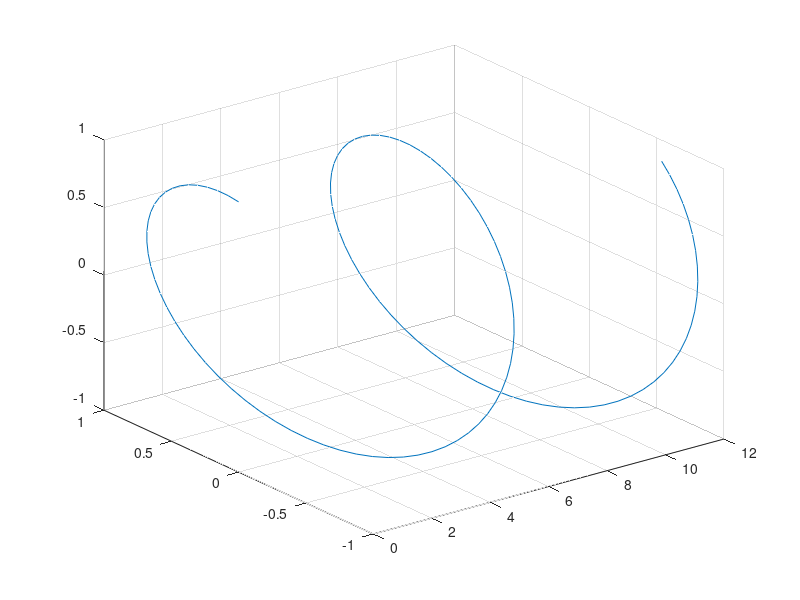
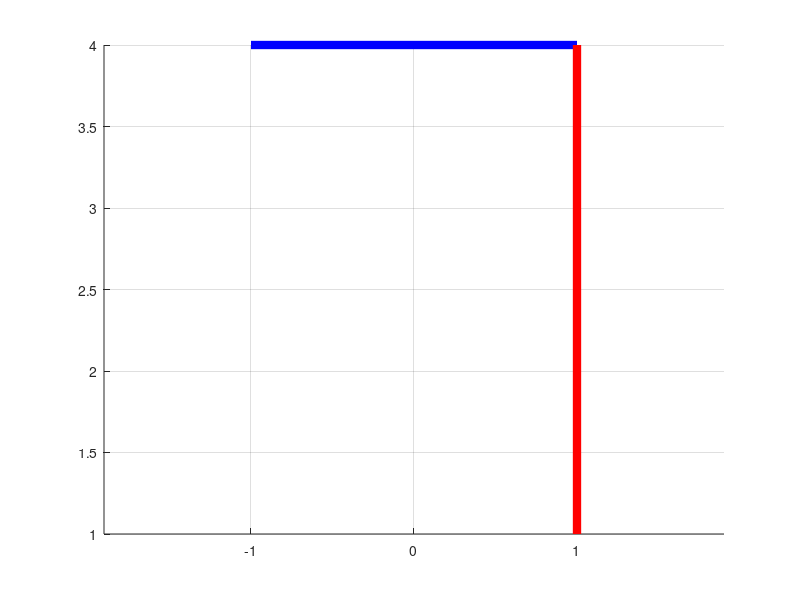
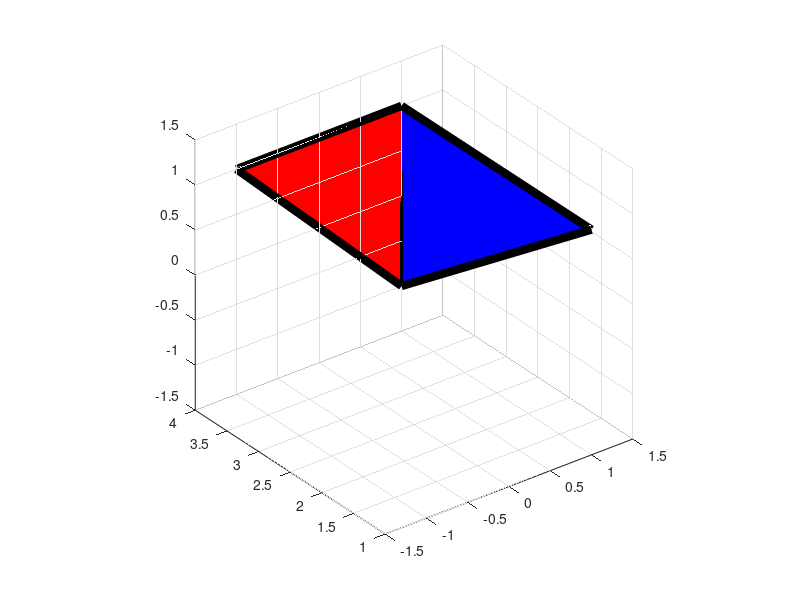

MATLAB code to generate these figures, in order:
clear all;
clc;

figure(1);
t = 0:.1:12; 
x = t; 
y = sin(t); 
z = cos(t);
plot3(x, y, z);
grid on; 

figure(2);
x1 = [ 1 1 -1 1 ];
y1 = [ 4 4 4 4 ];
z1 = [ -1 1 1 -1 ];
x2 = [ 1 1 1 1 ];
y2 = [ 4 4 1 4 ];
z2 = [ -1 1 1 -1 ];

hold on;
plot3(x1, y1, z1, 'b', 'LineWidth', 6);
plot3(x2, y2, z2, 'r', 'LineWidth', 6);
hold off;
grid on;
axis equal;

figure(3);
hold on;
fill3(x1, y1, z1, 'r', 'LineWidth', 6);
fill3(x2, y2, z2, 'b', 'LineWidth', 6);
hold off;
grid on;
axis equal;
